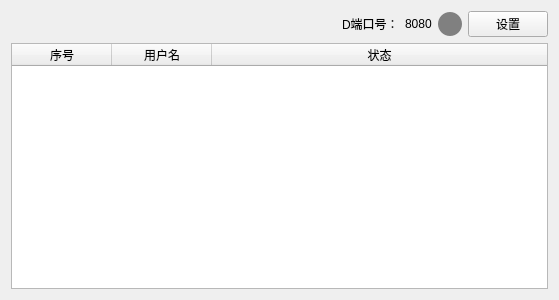
<?xml version="1.0" encoding="UTF-8"?>
<ui version="4.0">
 <class>CommServiceWidget</class>
 <widget class="QWidget" name="CommServiceWidget">
  <property name="geometry">
   <rect>
    <x>0</x>
    <y>0</y>
    <width>559</width>
    <height>300</height>
   </rect>
  </property>
  <property name="windowTitle">
   <string>Form</string>
  </property>
  <property name="styleSheet">
   <string notr="true">#stateLabel
{
	min-width:24px;
	max-width:24px;
	min-height:24px;
	max-height:24px;
	border-radius:12px;
	background-color:gray;
}

#stateLabel:checked
{
	background-color:green;
}</string>
  </property>
  <layout class="QGridLayout" name="gridLayout">
   <item row="1" column="0" colspan="5">
    <widget class="QTableWidget" name="userTable">
     <property name="editTriggers">
      <set>QAbstractItemView::NoEditTriggers</set>
     </property>
     <attribute name="horizontalHeaderStretchLastSection">
      <bool>true</bool>
     </attribute>
     <column>
      <property name="text">
       <string>序号</string>
      </property>
     </column>
     <column>
      <property name="text">
       <string>用户名</string>
      </property>
     </column>
     <column>
      <property name="text">
       <string>状态</string>
      </property>
     </column>
    </widget>
   </item>
   <item row="0" column="4">
    <widget class="QPushButton" name="settingsBtn">
     <property name="text">
      <string>设置</string>
     </property>
    </widget>
   </item>
   <item row="0" column="0">
    <spacer name="horizontalSpacer">
     <property name="orientation">
      <enum>Qt::Horizontal</enum>
     </property>
     <property name="sizeHint" stdset="0">
      <size>
       <width>298</width>
       <height>20</height>
      </size>
     </property>
    </spacer>
   </item>
   <item row="0" column="1">
    <widget class="QLabel" name="label">
     <property name="text">
      <string>D端口号：</string>
     </property>
    </widget>
   </item>
   <item row="0" column="3">
    <widget class="QPushButton" name="stateLabel">
     <property name="enabled">
      <bool>false</bool>
     </property>
     <property name="text">
      <string/>
     </property>
     <property name="checkable">
      <bool>true</bool>
     </property>
    </widget>
   </item>
   <item row="0" column="2">
    <widget class="QLabel" name="port">
     <property name="text">
      <string>8080</string>
     </property>
    </widget>
   </item>
  </layout>
 </widget>
 <resources/>
 <connections/>
</ui>
